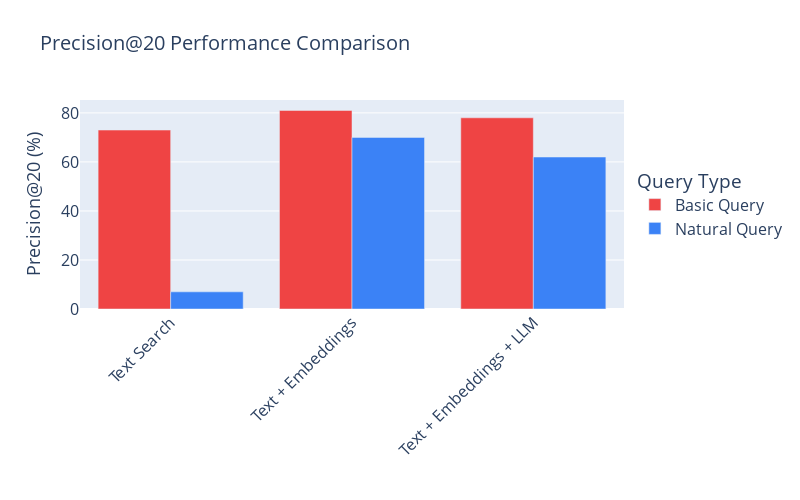
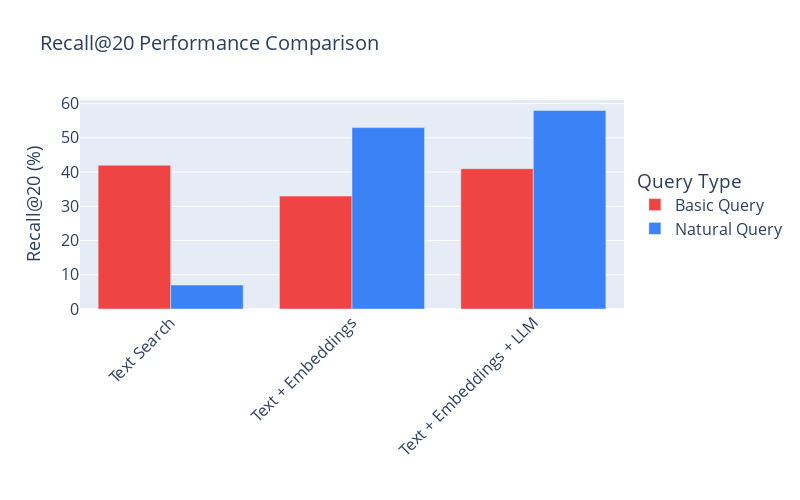
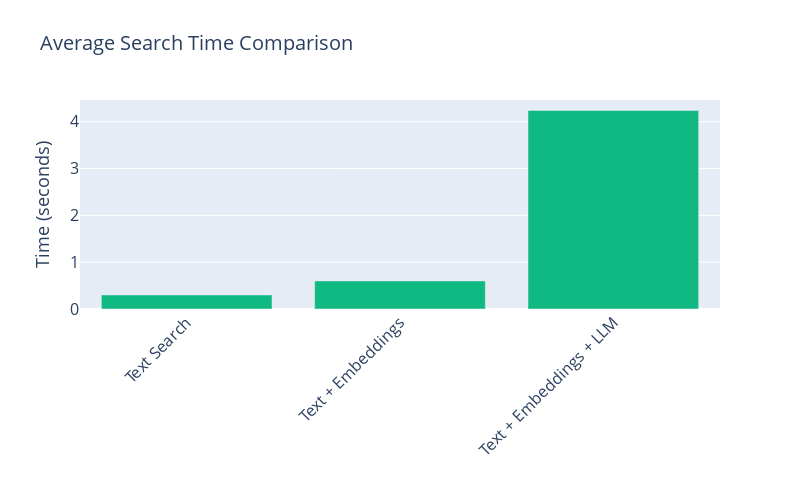

Write notebook code for charts like these, in order.
### Code cell
# Data preparation
data = {
    'Method': ['Text Search', 'Text + Embeddings', 'Text + Embeddings + LLM'] * 2,
    'Query Type': ['Basic Query'] * 3 + ['Natural Query'] * 3,
    'Precision@20': [73, 81, 78, 7, 70, 62],
    'Recall@20': [42, 33, 41, 7, 53, 58],
    'Search Time': [0.3, 0.6, 4.24, 0.3, 0.6, 4.24]
}

df = pd.DataFrame(data)

# Color mapping for consistency
color_map = {
    'Basic Query': '#ef4444',    # Red
    'Natural Query': '#3b82f6'   # Blue
}

# Chart 1: Precision@20
fig_precision = px.bar(
    df, 
    x='Method', 
    y='Precision@20',
    color='Query Type',
    color_discrete_map=color_map,
    title='Precision@20 Performance Comparison',
    labels={'Precision@20': 'Precision@20 (%)'},
    barmode='group'
)

# Update layout for precision chart
fig_precision.update_layout(
    font=dict(size=16),
    xaxis_title='',
    yaxis_title_font_size=18,
    title_font_size=20,
    legend=dict(
        orientation="v",
        yanchor="middle",
        y=0.5,
        xanchor="left",
        x=1.02
    ),
    margin=dict(r=150),
    height=500,
    width=800
)

fig_precision.update_xaxes(tickangle=-45)
fig_precision.show()

# Chart 2: Recall@20
fig_recall = px.bar(
    df, 
    x='Method', 
    y='Recall@20',
    color='Query Type',
    color_discrete_map=color_map,
    title='Recall@20 Performance Comparison',
    labels={'Recall@20': 'Recall@20 (%)'},
    barmode='group'
)

# Update layout for recall chart
fig_recall.update_layout(
    font=dict(size=16),
    xaxis_title='',
    yaxis_title_font_size=18,
    title_font_size=20,
    legend=dict(
        orientation="v",
        yanchor="middle",
        y=0.5,
        xanchor="left",
        x=1.02
    ),
    margin=dict(r=150),
    height=500,
    width=800
)

fig_recall.update_xaxes(tickangle=-45)
fig_recall.show()

# Chart 3: Search Time (single series)
search_time_data = {
    'Method': ['Text Search', 'Text + Embeddings', 'Text + Embeddings + LLM'],
    'Average Search Time': [0.3, 0.6, 4.24]
}

df_time = pd.DataFrame(search_time_data)

fig_time = px.bar(
    df_time, 
    x='Method', 
    y='Average Search Time',
    title='Average Search Time Comparison',
    labels={'Average Search Time': 'Time (seconds)'},
    color_discrete_sequence=['#10b981']  # Green
)

# Update layout for time chart
fig_time.update_layout(
    font=dict(size=16),
    xaxis_title='',
    yaxis_title_font_size=18,
    title_font_size=20,
    showlegend=False,
    height=500,
    width=800
)

fig_time.update_xaxes(tickangle=-45)
fig_time.show()

# Export
fig_precision.write_image("../img/precision_chart.png", width=800, height=500)
fig_recall.write_image("../img/recall_chart.png", width=800, height=500)
fig_time.write_image("../img/search_time_chart.png", width=800, height=500)

### Figure 1 — Plotly figure (JSON) as saved in the notebook; plotly's stock layout.template omitted (floating-point values rounded to 4 significant figures)
{"data": [{"alignmentgroup": "True", "hovertemplate": "Query Type=Basic Query<br>Method=%{x}<br>Precision@20 (%)=%{y}<extra></extra>", "legendgroup": "Basic Query", "marker": {"color": "#ef4444", "pattern": {"shape": ""}}, "name": "Basic Query", "offsetgroup": "Basic Query", "orientation": "v", "showlegend": true, "textposition": "auto", "type": "bar", "x": ["Text Search", "Text + Embeddings", "Text + Embeddings + LLM"], "xaxis": "x", "y": [73, 81, 78], "yaxis": "y"}, {"alignmentgroup": "True", "hovertemplate": "Query Type=Natural Query<br>Method=%{x}<br>Precision@20 (%)=%{y}<extra></extra>", "legendgroup": "Natural Query", "marker": {"color": "#3b82f6", "pattern": {"shape": ""}}, "name": "Natural Query", "offsetgroup": "Natural Query", "orientation": "v", "showlegend": true, "textposition": "auto", "type": "bar", "x": ["Text Search", "Text + Embeddings", "Text + Embeddings + LLM"], "xaxis": "x", "y": [7, 70, 62], "yaxis": "y"}], "layout": {"barmode": "group", "font": {"size": 16}, "height": 500, "legend": {"orientation": "v", "title": {"text": "Query Type"}, "tracegroupgap": 0, "x": 1.02, "xanchor": "left", "y": 0.5, "yanchor": "middle"}, "margin": {"r": 150}, "title": {"font": {"size": 20}, "text": "Precision@20 Performance Comparison"}, "width": 800, "xaxis": {"anchor": "y", "domain": [0.0, 1.0], "tickangle": -45, "title": {"text": ""}}, "yaxis": {"anchor": "x", "domain": [0.0, 1.0], "title": {"font": {"size": 18}, "text": "Precision@20 (%)"}}}}

### Figure 2 — Plotly figure (JSON) as saved in the notebook; plotly's stock layout.template omitted (floating-point values rounded to 4 significant figures)
{"data": [{"alignmentgroup": "True", "hovertemplate": "Query Type=Basic Query<br>Method=%{x}<br>Recall@20 (%)=%{y}<extra></extra>", "legendgroup": "Basic Query", "marker": {"color": "#ef4444", "pattern": {"shape": ""}}, "name": "Basic Query", "offsetgroup": "Basic Query", "orientation": "v", "showlegend": true, "textposition": "auto", "type": "bar", "x": ["Text Search", "Text + Embeddings", "Text + Embeddings + LLM"], "xaxis": "x", "y": [42, 33, 41], "yaxis": "y"}, {"alignmentgroup": "True", "hovertemplate": "Query Type=Natural Query<br>Method=%{x}<br>Recall@20 (%)=%{y}<extra></extra>", "legendgroup": "Natural Query", "marker": {"color": "#3b82f6", "pattern": {"shape": ""}}, "name": "Natural Query", "offsetgroup": "Natural Query", "orientation": "v", "showlegend": true, "textposition": "auto", "type": "bar", "x": ["Text Search", "Text + Embeddings", "Text + Embeddings + LLM"], "xaxis": "x", "y": [7, 53, 58], "yaxis": "y"}], "layout": {"barmode": "group", "font": {"size": 16}, "height": 500, "legend": {"orientation": "v", "title": {"text": "Query Type"}, "tracegroupgap": 0, "x": 1.02, "xanchor": "left", "y": 0.5, "yanchor": "middle"}, "margin": {"r": 150}, "title": {"font": {"size": 20}, "text": "Recall@20 Performance Comparison"}, "width": 800, "xaxis": {"anchor": "y", "domain": [0.0, 1.0], "tickangle": -45, "title": {"text": ""}}, "yaxis": {"anchor": "x", "domain": [0.0, 1.0], "title": {"font": {"size": 18}, "text": "Recall@20 (%)"}}}}

### Figure 3 — Plotly figure (JSON) as saved in the notebook; plotly's stock layout.template omitted (floating-point values rounded to 4 significant figures)
{"data": [{"hovertemplate": "Method=%{x}<br>Time (seconds)=%{y}<extra></extra>", "legendgroup": "", "marker": {"color": "#10b981", "pattern": {"shape": ""}}, "name": "", "orientation": "v", "showlegend": false, "textposition": "auto", "type": "bar", "x": ["Text Search", "Text + Embeddings", "Text + Embeddings + LLM"], "xaxis": "x", "y": [0.3, 0.6, 4.24], "yaxis": "y"}], "layout": {"barmode": "relative", "font": {"size": 16}, "height": 500, "legend": {"tracegroupgap": 0}, "showlegend": false, "title": {"font": {"size": 20}, "text": "Average Search Time Comparison"}, "width": 800, "xaxis": {"anchor": "y", "domain": [0.0, 1.0], "tickangle": -45, "title": {"text": ""}}, "yaxis": {"anchor": "x", "domain": [0.0, 1.0], "title": {"font": {"size": 18}, "text": "Time (seconds)"}}}}
